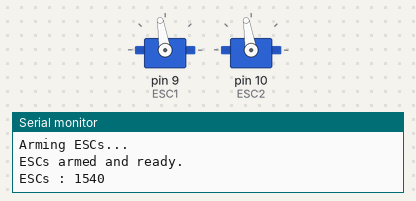
Bench run of a sketch on a simulated Arduino Uno, built with avr-gcc and run on an emulated ATmega328P. Parts: 2 × servo, the last lines printed to the serial monitor.

Above: at 7.05 s.
At 21.9 s:
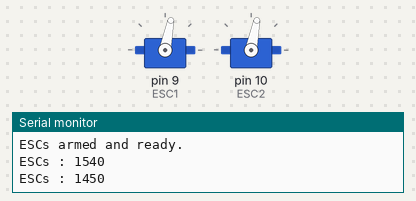
At 29.85 s:
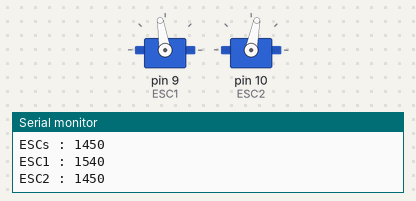
At 37.95 s:
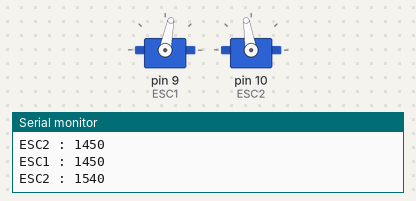
Timing chart, 0 to 48.6 s (numbered marks = the images above):
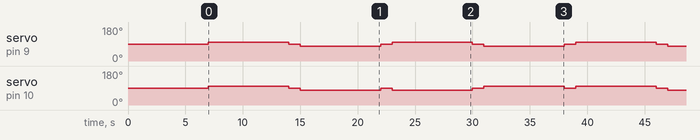

Measured:
- by itself, servo on pin 9 (ESC1): repeats every 16.0 s: 90° 1.0 s, 79° 7.0 s, 90° 1.0 s, 99° 7.0 s
- by itself, servo on pin 10 (ESC2): repeats every 32.0 s: 2 × (90° 1.0 s, 79° 7.0 s), 2 × (90° 1.0 s, 99° 7.0 s)

The sketch:

motor_control_right_left.ino
```cpp
#include <Servo.h>

Servo ESC1, ESC2;
int last_value;
bool throttleExecuted = false;

//int ESC1_value = 1500;
//int ESC2_value = 1500;

void setup() {
  Serial.begin(9600);

  // Attach ESCs to Arduino pins
  ESC1.attach(9, 1100, 1900);
  ESC2.attach(10, 1100, 1900);

  // Send neutral signal to arm ESCs
  Serial.println("Arming ESCs...");
  ESC1.writeMicroseconds(1500);
  ESC2.writeMicroseconds(1500);
  delay(7000); // Allow time for arming sequence
  Serial.println("ESCs armed and ready.");
}

void loop() {

  ESC1.writeMicroseconds(1540);
  ESC2.writeMicroseconds(1540);
  Serial.println("ESCs : 1540");
  delay(7000);

  ESC1.writeMicroseconds(1500);
  ESC2.writeMicroseconds(1500);
  delay(1000);


  ESC1.writeMicroseconds(1450);
  ESC2.writeMicroseconds(1450);
  Serial.println("ESCs : 1450");
  delay(7000);

  ESC1.writeMicroseconds(1500);
  ESC2.writeMicroseconds(1500);
  delay(1000);

  ESC1.writeMicroseconds(1540);
  ESC2.writeMicroseconds(1450);
  Serial.println("ESC1 : 1540");
  Serial.println("ESC2 : 1450");
  delay(7000);

  ESC1.writeMicroseconds(1500);
  ESC2.writeMicroseconds(1500);
  delay(1000);

  ESC1.writeMicroseconds(1450);
  ESC2.writeMicroseconds(1540);
  Serial.println("ESC1 : 1450");
  Serial.println("ESC2 : 1540");
  delay(7000);

  ESC1.writeMicroseconds(1500);
  ESC2.writeMicroseconds(1500);
  delay(1000);
  }
```
